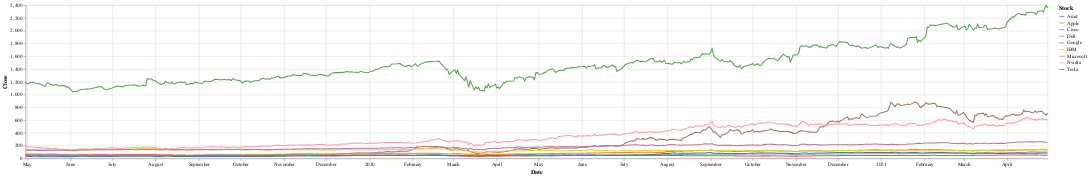

The notebook cell saved with this chart:
### Code cell
alt.Chart(stocks).mark_line().encode(
   x="Date",
   y="Close",
   color="Stock"
).properties(
   height=300, width=5000
)

### Figure 1 — Vega-Lite specification as saved in the notebook (floating-point values rounded to 4 significant figures; data arrays with more than 128 entries replaced by an {"elided": "..."} marker saying what was removed)
{"config": {"view": {"continuousWidth": 400, "continuousHeight": 300}}, "data": {"name": "data-db196ec12dc8296cad95c0a4b173399e"}, "mark": "line", "encoding": {"color": {"type": "nominal", "field": "Stock"}, "x": {"type": "temporal", "field": "Date"}, "y": {"type": "quantitative", "field": "Close"}}, "height": 300, "width": 5000, "$schema": "https://vega.github.io/schema/vega-lite/v4.8.1.json", "datasets": {"data-db196ec12dc8296cad95c0a4b173399e": {"elided": "4554 records"}}}
